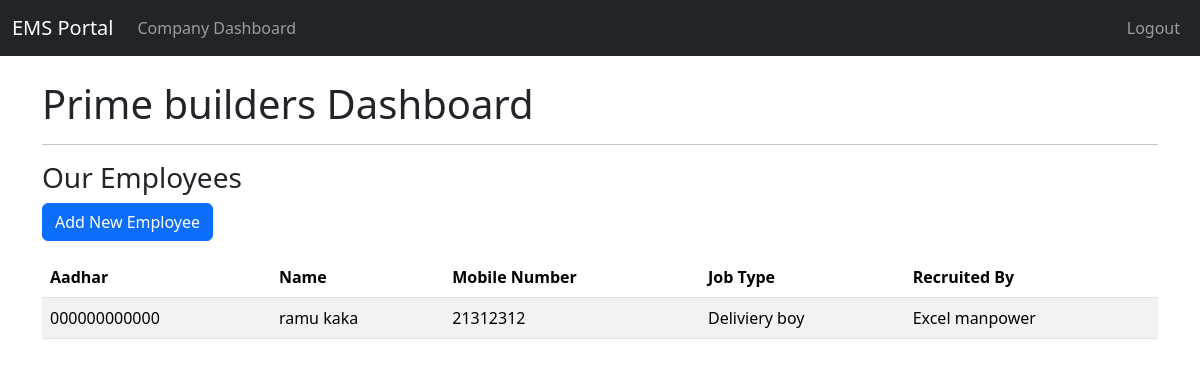
Screenshot of /company/dashboard (signed in) with the database file from the repository.
### models.py (models this page shows, shortened)
class Company(db.Model):
    id = db.Column(db.Integer, primary_key=True)
    name = db.Column(db.String(140), unique=True)
    address = db.Column(db.String(200))
    user_id = db.Column(db.Integer, db.ForeignKey('user.id'))
    employees = db.relationship('Employee', backref='company', lazy='dynamic')

class Employee(db.Model):
    aadhar_card = db.Column(db.String(12), primary_key=True)
    name = db.Column(db.String(100), nullable=False)
    mobile_number = db.Column(db.String(15))
    permanent_address = db.Column(db.String(250))
    present_address = db.Column(db.String(250))
    previous_job = db.Column(db.String(100))
    duration = db.Column(db.String(50)) # e.g., "2 years"
    previous_salary = db.Column(db.String(50))
    type_of_job = db.Column(db.String(100)) # e.g., "Welder", "Electrician"
    joining_date = db.Column(db.Date, default=date.today)
    leaving_date = db.Column(db.Date, nullable=True)
    company_id = db.Column(db.Integer, db.ForeignKey('company.id'), nullable=False)
    vendor_id = db.Column(db.Integer, db.ForeignKey('vendor.id'), nullable=True) # Nullable for direct hires

class Vendor(db.Model):
    id = db.Column(db.Integer, primary_key=True)
    name = db.Column(db.String(140), unique=True)
    address = db.Column(db.String(200))
    user_id = db.Column(db.Integer, db.ForeignKey('user.id'))
    employees = db.relationship('Employee', backref='vendor', lazy='dynamic')

### routes.py (the view)
@app.route('/company/dashboard')
@login_required
def company_dashboard():
    if current_user.role != 'company':
        return redirect(url_for('index'))
    company = current_user.company
    employees = company.employees.all()
    return render_template('company/dashboard.html', company=company, employees=employees)

### app.py (called while the page is built)
@login_manager.user_loader
def load_user(id):
    return User.query.get(int(id))

### templates/company/dashboard.html
{% extends "base.html" %}
{% block content %}
    <h1>{{ company.name }} Dashboard</h1>
    <hr>
    <h3>Our Employees</h3>
    <a href="{{ url_for('company_add_employee') }}" class="btn btn-primary mb-3">Add New Employee</a>
    <table class="table table-striped">
        <thead>
            <tr>
                <th>Aadhar</th>
                <th>Name</th>
                <th>Mobile Number</th>
                <th>Job Type</th>
                <th>Recruited By</th>
            </tr>
        </thead>
        <tbody>
            {% for emp in employees %}
            <tr>
                <td>{{ emp.aadhar_card }}</td>
                <td>{{ emp.name }}</td>
                <td>{{ emp.mobile_number }}</td>
                <td>{{ emp.type_of_job }}</td>
                <td>{{ emp.vendor.name if emp.vendor else 'Direct Hire' }}</td>
            </tr>
            {% else %}
            <tr>
                <td colspan="5">No employees found.</td>
            </tr>
            {% endfor %}
        </tbody>
    </table>
{% endblock %}

### rows the page displays
Company: name "Prime builders"
Employee: aadhar_card "000000000000", name "ramu kaka", mobile_number "21312312", type_of_job "Deliviery boy", vendor "Excel manpower"
